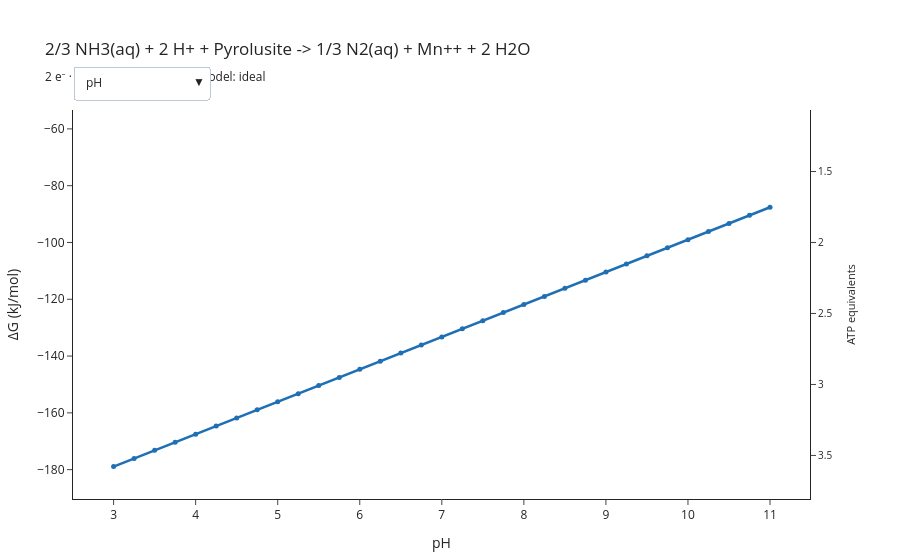

The cell this chart's notebook holds for it:
### Markdown cell above
Free energy against pH. Written for an electron pair this reaction **consumes**
two protons, one per electron, so raising the pH makes it *less* favourable:
−156 kJ/mol at pH 5, −88 at pH 11. The slope is
$\nu_{H^+} RT\ln 10$ = 11.4 kJ/mol per pH unit.

Temperature is in the dropdown here, unlike the first question: pyrolusite has
a full log K grid, where hydroxylamine did not.

### Code cell
with warnings.catch_warnings():
    warnings.simplefilter("ignore")
    manganese_explorer = plot_energy_explorer(manganese.renormalized(2))

manganese_explorer.show()

### Figure 1 — Plotly figure (JSON) as saved in the notebook; plotly's stock layout.template omitted (floating-point values rounded to 4 significant figures)
{"data": [{"hovertemplate": "pH: %{x}<br>ΔG: %{y:.1f} kJ/mol<extra></extra>", "line": {"color": "#1F6FB4", "width": 2.5}, "marker": {"size": 5}, "mode": "lines+markers", "name": "pH", "type": "scatter", "visible": true, "x": [3.0, 3.25, 3.5, 3.75, 4.0, 4.25, 4.5, 4.75, 5.0, 5.25, 5.5, 5.75, 6.0, 6.25, 6.5, 6.75, 7.0, 7.25, 7.5, 7.75, 8.0, 8.25, 8.5, 8.75, 9.0, 9.25, 9.5, 9.75, 10.0, 10.25, 10.5, 10.75, 11.0], "y": [-178.9, -176.1, -173.2, -170.4, -167.5, -164.7, -161.8, -158.9, -156.1, -153.2, -150.4, -147.5, -144.7, -141.8, -139.0, -136.1, -133.3, -130.4, -127.6, -124.7, -121.8, -119.0, -116.1, -113.3, -110.4, -107.6, -104.7, -101.9, -99.01, -96.16, -93.3, -90.45, -87.59]}, {"hovertemplate": "temperature (°C): %{x}<br>ΔG: %{y:.1f} kJ/mol<extra></extra>", "line": {"color": "#1F6FB4", "width": 2.5}, "marker": {"size": 5}, "mode": "lines+markers", "name": "temperature (°C)", "type": "scatter", "visible": false, "x": [0.01, 3.343, 6.676, 10.01, 13.34, 16.68, 20.01, 23.34, 26.67, 30.01, 33.34, 36.67, 40.01, 43.34, 46.67, 50.0, 53.34, 56.67, 60.0, 63.34, 66.67, 70.0, 73.34, 76.67, 80.0, 83.33, 86.67, 90.0, 93.33, 96.67, 100.0], "y": [-109.4, -108.0, -106.6, -105.2, -103.8, -102.4, -101.1, -99.69, -98.33, -96.97, -95.61, -94.26, -92.91, -91.57, -90.23, -88.89, -87.55, -86.22, -84.9, -83.57, -82.26, -80.94, -79.63, -78.32, -77.02, -75.71, -74.41, -73.12, -71.83, -70.53, -69.25]}, {"hovertemplate": "[Mn++] (molal): %{x}<br>ΔG: %{y:.1f} kJ/mol<extra></extra>", "line": {"color": "#1F6FB4", "width": 2.5}, "marker": {"size": 5}, "mode": "lines+markers", "name": "[Mn++] (molal)", "type": "scatter", "visible": false, "x": [1e-09, 2.154e-09, 4.642e-09, 1e-08, 2.154e-08, 4.642e-08, 1e-07, 2.154e-07, 4.642e-07, 1e-06, 2.154e-06, 4.642e-06, 1e-05, 2.154e-05, 4.642e-05, 0.0001, 0.0002154, 0.0004642, 0.001, 0.002154, 0.004642, 0.01, 0.02154, 0.04642, 0.1], "y": [-150.4, -148.5, -146.6, -144.7, -142.8, -140.9, -139.0, -137.1, -135.2, -133.3, -131.4, -129.5, -127.6, -125.6, -123.7, -121.8, -119.9, -118.0, -116.1, -114.2, -112.3, -110.4, -108.5, -106.6, -104.7]}, {"hovertemplate": "[N2(aq)] (molal): %{x}<br>ΔG: %{y:.1f} kJ/mol<extra></extra>", "line": {"color": "#1F6FB4", "width": 2.5}, "marker": {"size": 5}, "mode": "lines+markers", "name": "[N2(aq)] (molal)", "type": "scatter", "visible": false, "x": [1e-09, 2.154e-09, 4.642e-09, 1e-08, 2.154e-08, 4.642e-08, 1e-07, 2.154e-07, 4.642e-07, 1e-06, 2.154e-06, 4.642e-06, 1e-05, 2.154e-05, 4.642e-05, 0.0001, 0.0002154, 0.0004642, 0.001, 0.002154, 0.004642, 0.01, 0.02154, 0.04642, 0.1], "y": [-116.1, -115.5, -114.9, -114.2, -113.6, -113.0, -112.3, -111.7, -111.1, -110.4, -109.8, -109.2, -108.5, -107.9, -107.3, -106.6, -106.0, -105.4, -104.7, -104.1, -103.5, -102.8, -102.2, -101.5, -100.9]}, {"hovertemplate": "[NH3(aq)] (molal): %{x}<br>ΔG: %{y:.1f} kJ/mol<extra></extra>", "line": {"color": "#1F6FB4", "width": 2.5}, "marker": {"size": 5}, "mode": "lines+markers", "name": "[NH3(aq)] (molal)", "type": "scatter", "visible": false, "x": [1e-09, 2.154e-09, 4.642e-09, 1e-08, 2.154e-08, 4.642e-08, 1e-07, 2.154e-07, 4.642e-07, 1e-06, 2.154e-06, 4.642e-06, 1e-05, 2.154e-05, 4.642e-05, 0.0001, 0.0002154, 0.0004642, 0.001, 0.002154, 0.004642, 0.01, 0.02154, 0.04642, 0.1], "y": [-64.76, -66.03, -67.3, -68.57, -69.84, -71.1, -72.37, -73.64, -74.91, -76.18, -77.45, -78.72, -79.98, -81.25, -82.52, -83.79, -85.06, -86.33, -87.59, -88.86, -90.13, -91.4, -92.67, -93.94, -95.21]}, {"hoverinfo": "skip", "marker": {"opacity": 0}, "mode": "markers", "showlegend": false, "type": "scatter", "x": [3.0], "y": [3.807], "yaxis": "y2"}], "layout": {"annotations": [{"font": {"color": "#8A8A8A", "size": 10}, "showarrow": false, "text": "below the biological energy quantum", "x": 0, "xanchor": "left", "xref": "x domain", "y": 0.0, "yanchor": "top", "yref": "y"}], "hovermode": "x unified", "margin": {"b": 60, "l": 70, "r": 90, "t": 110}, "shapes": [{"line": {"color": "#333333", "width": 1}, "type": "line", "x0": 0, "x1": 1, "xref": "x domain", "y0": 0.0, "y1": 0.0, "yref": "y"}, {"fillcolor": "#E8B84B", "line": {"width": 0}, "opacity": 0.18, "type": "rect", "x0": 0, "x1": 1, "xref": "x domain", "y0": -20.0, "y1": 0.0, "yref": "y"}], "showlegend": false, "title": {"text": "2/3 NH3(aq) + 2 H+ + Pyrolusite -> 1/3 N2(aq) + Mn++ + 2 H2O<br><sub>2 e⁻ · pH 10 · 25 °C · activity model: ideal</sub>"}, "updatemenus": [{"buttons": [{"args": [{"visible": [true, false, false, false, false]}, {"xaxis.title.text": "pH", "xaxis.type": "linear"}], "label": "pH", "method": "update"}, {"args": [{"visible": [false, true, false, false, false]}, {"xaxis.title.text": "temperature (°C)", "xaxis.type": "linear"}], "label": "temperature (°C)", "method": "update"}, {"args": [{"visible": [false, false, true, false, false]}, {"xaxis.title.text": "[Mn++] (molal)", "xaxis.type": "log"}], "label": "[Mn++] (molal)", "method": "update"}, {"args": [{"visible": [false, false, false, true, false]}, {"xaxis.title.text": "[N2(aq)] (molal)", "xaxis.type": "log"}], "label": "[N2(aq)] (molal)", "method": "update"}, {"args": [{"visible": [false, false, false, false, true]}, {"xaxis.title.text": "[NH3(aq)] (molal)", "xaxis.type": "log"}], "label": "[NH3(aq)] (molal)", "method": "update"}], "direction": "down", "pad": {"r": 10, "t": 10}, "showactive": true, "x": 0.0, "xanchor": "left", "y": 1.14, "yanchor": "top"}], "xaxis": {"title": {"text": "pH"}, "type": "linear"}, "yaxis": {"range": [-190.3, -53.35], "title": {"text": "ΔG (kJ/mol)"}}, "yaxis2": {"overlaying": "y", "range": [3.807, 1.067], "showgrid": false, "side": "right", "tickfont": {"size": 10}, "title": {"font": {"size": 11}, "text": "ATP equivalents"}}}}
